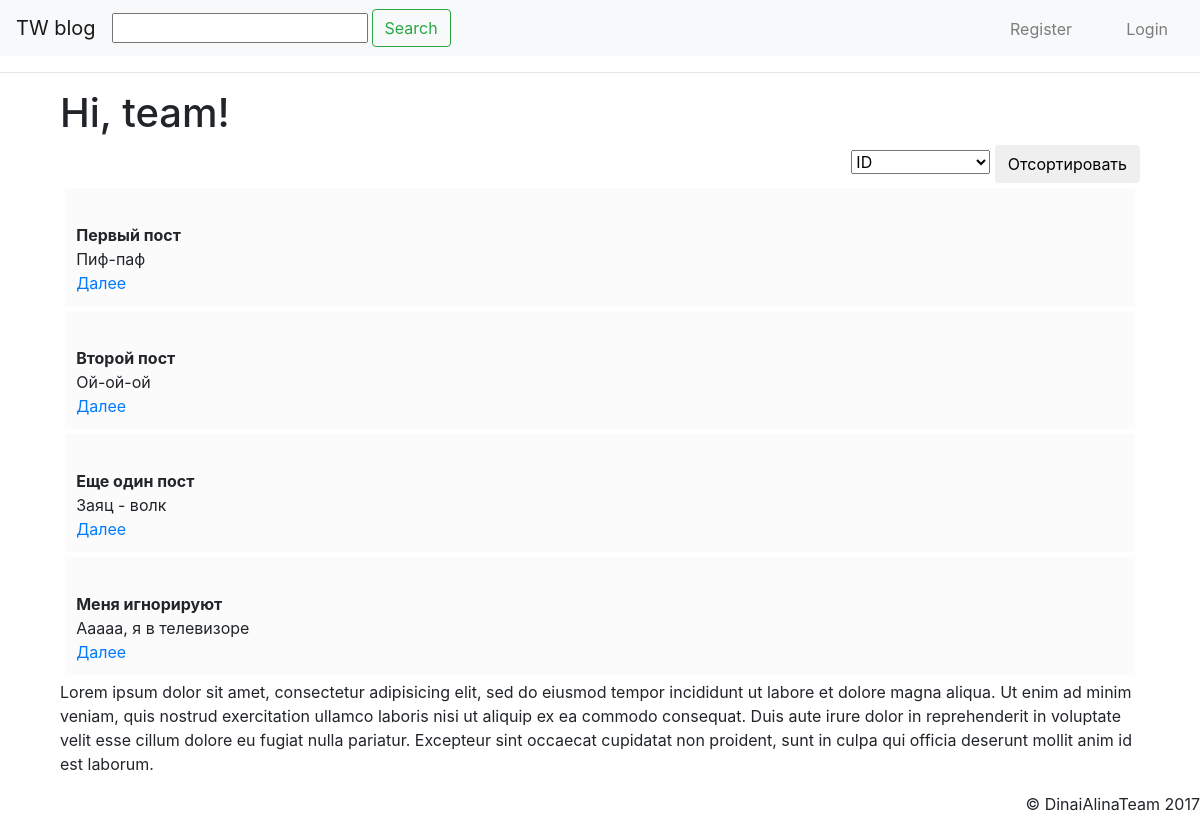
The app's page /, older data.
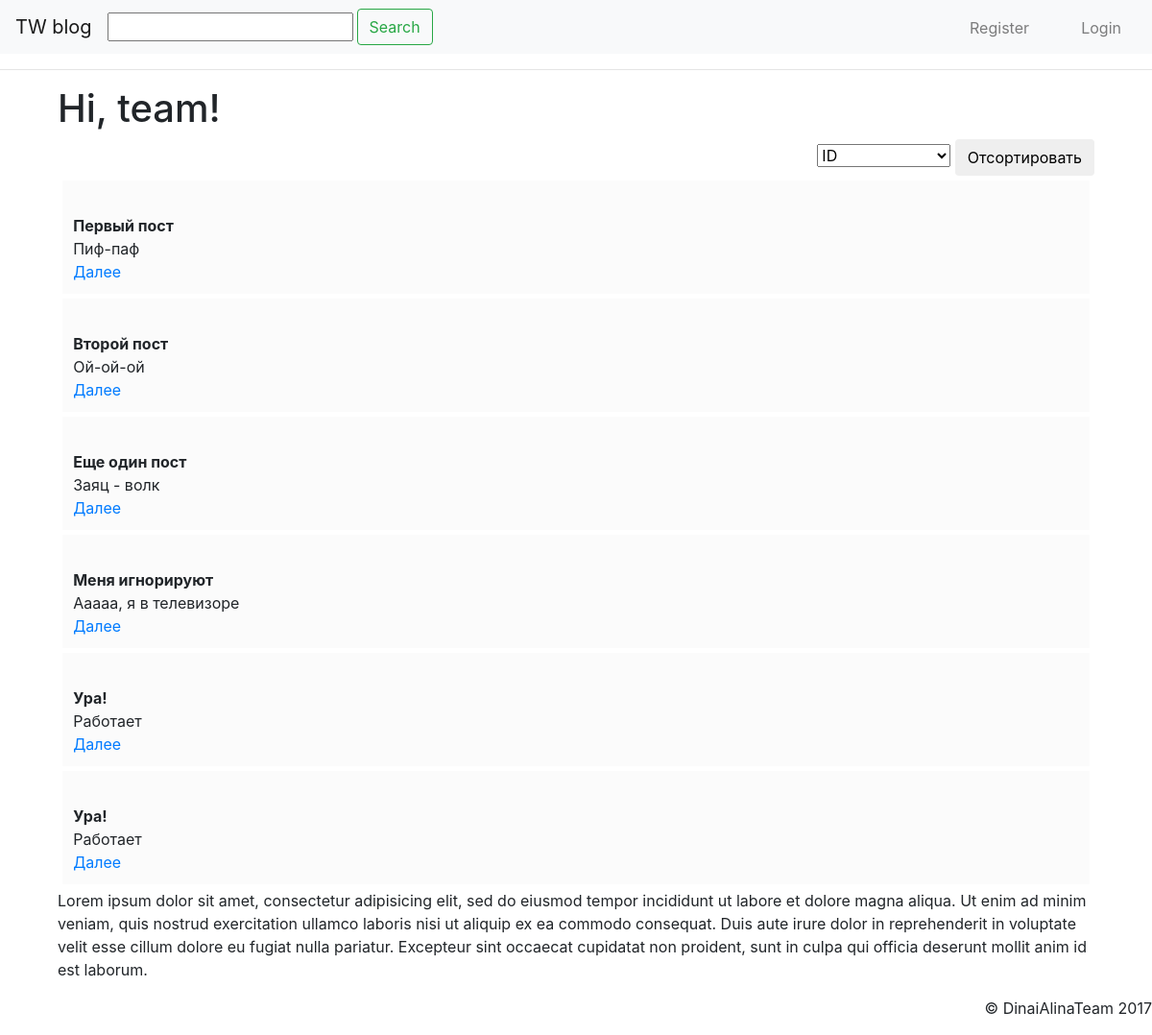
The same page, newer data.
### onemapp/models.py (models this page shows, shortened)
class Post(models.Model):
    author = models.ForeignKey('auth.User')
    title = models.CharField(max_length=200)
    text = models.TextField()
    created_date = models.DateTimeField(default=timezone.now)

### onemapp/views.py (the view)
# urls.py: url(r'^$', views.post_list, name='post_list'),
def post_list(request, user=None):
    if user and user.is_authenticated:
        posts = Post.objects.filter(author=user)  # получить посты пользователя
    else:
        posts = Post.objects.all()  # получить все посты
    form = PostListForm(request.GET)  # создать форму на основе модели Post
    form.is_valid()
    if form.cleaned_data.get('search'):
        posts = posts.filter(title__icontains=form.cleaned_data['search'])
    if form.cleaned_data.get('sort_field'):
        posts = posts.order_by(form.cleaned_data['sort_field'])
    for post in posts:
        post.text = post.text[:50]
    return render(request, 'post_list.html', {'form': form, 'posts': posts})

### onemapp/forms.py
class PostListForm(forms.Form):
    search = forms.CharField(required=False)
    sort_field = forms.ChoiceField(choices=(('id', 'ID'), ('title', 'title'), ('-created_date', u'Дата создания')), required=False)

### onemapp/templates/post_list.html (shortened to what this page needs)
{% extends "./base.html" %}
{% block search %}
    <form action="" class="form-inline">
        <div class=" mr-sm-1">
            {{ form.search }}
        </div>
        <button class="btn btn-outline-success my-sm-0" type="submit">Search</button>
    </form>
{% endblock %}
{% block content %}
    <h1>
        Hi,
        {% if request.user.is_authenticated %}
            {{ user }}
        {%  else %}
            team!
        {% endif %}
    </h1>
        <div class="filtersearch">
            <form action="">
                {{ form.sort_field }}
                <input type="submit"  value="Отсортировать" class="btn btn-default" >
            </form>
        </div>
    {% for post in posts %}
        <div>
            <p class="post">
            <br>
                <b>{{ post.title }}</b>
                <br>
                {{ post.text }}
                <br>
                <a href="{{ post.id }}"> Далее </a>
            </p>
        </div>
    {% endfor %}
    <p>{% lorem %}</p>
{% endblock %}

### onemapp/templates/base.html (shortened to what this page needs)
<!DOCTYPE html>
<html lang="en">
  <head>
    <link href="/static/blog.css" rel="stylesheet" media="screen">
    <link href="/static/css/bootstrap.min.css" rel="stylesheet" media="screen">
    <link href="/static/css/bootstrap-grid.css" rel="stylesheet">
  </head>
  <body>
    <nav class="navbar navbar-expand-lg navbar-light bg-light">
      <a class="navbar-brand" href="/">TW blog</a>
      <div class="collapse navbar-collapse" id="navbarSupportedContent">
        <ul class="navbar-nav mr-auto">
       {% block search %}
       {% endblock %}
            {% if request.user.is_authenticated %}
                <li class="nav-item" style="position: absolute; right: 10px">
                  <a class="nav-link " href="/logout/">Logout</a>
                </li>
            {% else %}
                <li class="nav-item" style="position: absolute; right: 10%">
                    <a class="nav-link" href="/register/">Register</a>
                </li>
                <li class="nav-item" style="position: absolute; right: 2%">
                    <a class="nav-link" href="/login/">Login</a>
                </li>
            {% endif %}
        </ul>
      </div>
    </nav>
    <hr>
    <main role="main">
    {% block content %}{% endblock %}
    </main>
    <footer class="footer">
        <p>&copy; DinaiAlinaTeam 2017</p>
    </footer>
  </body>
</html>

### onemapp/static/blog.css (style rules this page uses)
main { padding-left: 60px; padding-right: 60px; }
footer { text-align: right; }
.post { padding: 1%; margin: 0.5%; background-color: #fbfbfb; }
.filtersearch { text-align: right; }

Row changes from the older to the newer data that the page shows:
added Post: title "Ура!", text "Работает"
added Post: title "Ура!", text "Работает"
